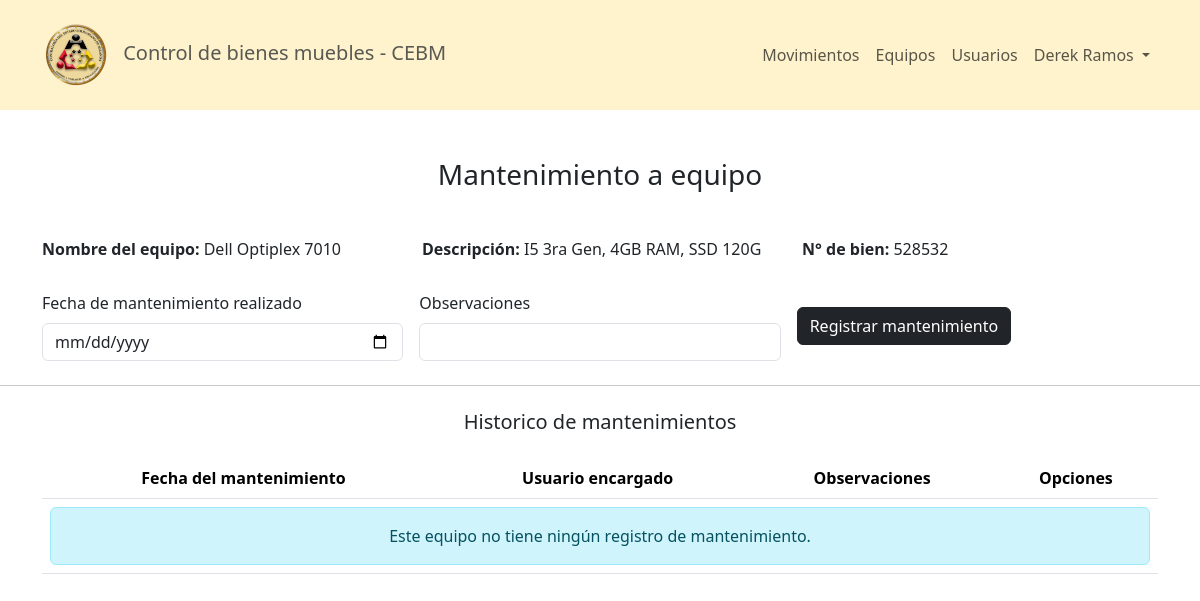
The app's page /pages/mantenimiento.php?equipo=2 (signed in), older data.
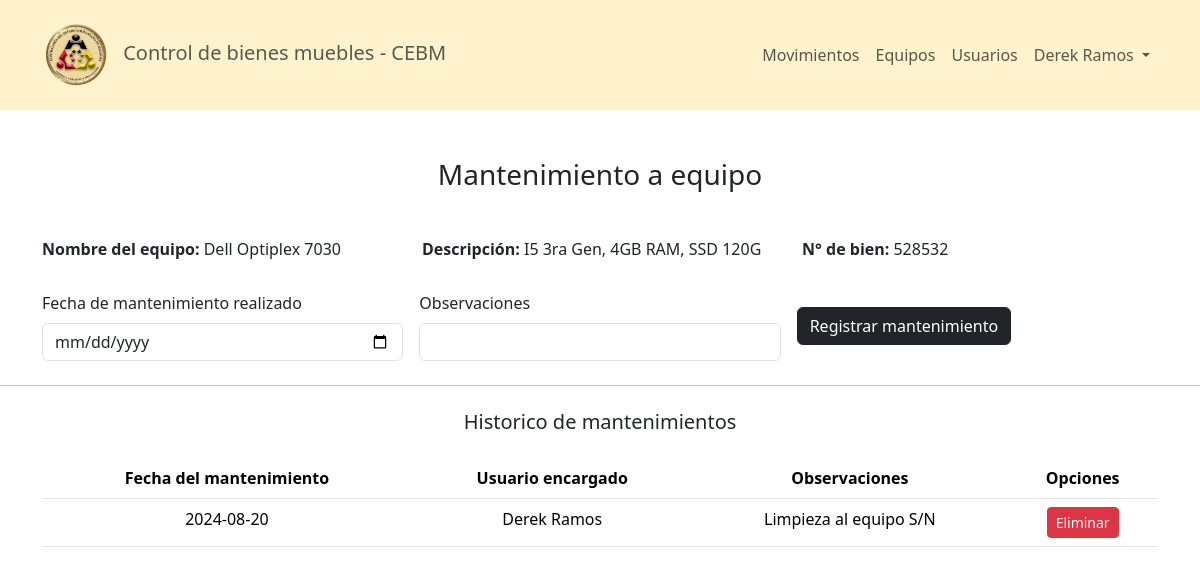
The same page, newer data.
### tables this page shows
CREATE TABLE `equipos` (
  `id` int(11) NOT NULL,
  `equipo` varchar(80) NOT NULL,
  `descripcion` varchar(255) NOT NULL,
  `n_bien` varchar(8) NOT NULL,
  `disponible` tinyint(4) NOT NULL,
  `estatus` int(11) NOT NULL,
  `activo` tinyint(4) NOT NULL
);

CREATE TABLE `mantenimientos` (
  `id` int(11) NOT NULL,
  `equipo` int(11) NOT NULL,
  `fecha_mant` date NOT NULL,
  `usuario` int(11) NOT NULL,
  `observaciones` varchar(255) NOT NULL
);

CREATE TABLE `usuarios` (
  `id` int(11) NOT NULL,
  `nombre` varchar(40) NOT NULL,
  `apellido` varchar(40) NOT NULL,
  `ci` varchar(8) NOT NULL,
  `n_carnet` varchar(7) NOT NULL,
  `departamento` int(11) NOT NULL,
  `rol` tinyint(4) NOT NULL,
  `estatus` tinyint(4) NOT NULL,
  `username` varchar(30) NOT NULL,
  `password` varchar(256) NOT NULL
);

### pages/mantenimiento.php (the view, shortened to what this page needs)
<?php include('../config/Header.php'); ?>
<?php include('../config/NavBar.php'); ?>
<?php
    require('../config/conex.php');
    if(isset($_GET['equipo'])){
        $id_equipo = $_GET['equipo'];
        $stmt = $conn -> prepare("SELECT equipo, descripcion, n_bien FROM equipos WHERE id = ?");
        $stmt -> bind_param("i", $id_equipo);
        $stmt -> execute();
        $resultEquipo = $stmt -> get_result();
        $equipo = $resultEquipo -> fetch_assoc();
    } else {
        header('location: equipos.php');
        exit();
    }
?>
<section class="mt-5">
    <h3 class="text-center">Mantenimiento a equipo</h3>
    <div class="container mt-5">
        <div class="row">
            <div class="col-sm-4">
                <h6><strong>Nombre del equipo: </strong> <?php echo($equipo['equipo'])?></h6>
            </div>
            <div class="col-sm-4">
                <h6><strong>Descripción: </strong> <?php echo($equipo['descripcion'])?></h6>
            </div>
            <div class="col-sm-4">
                <h6><strong>N° de bien: </strong> <?php echo($equipo['n_bien'])?></h6>
            </div>
        </div>
    </div>
    <div class="container mt-4">
        <form action="../services/mantenimiento/registrar_mantenimiento.php" method="POST" class="row g-3 align-items-center mb-4">
            <div class="col">
                <label for="fecha" class="form-label">Fecha de mantenimiento realizado</label>
                <input type="date" name="fecha_mant" class="form-control" id="fecha"required>
            </div>
            <div class="col">
                <label class="form-label" for="observaciones">Observaciones</label>
                <input class="form-control" name="observaciones" id="observaciones">
            </div>
            <div class="col">
                <button type="submit" class="btn btn-dark">Registrar mantenimiento</button>
            </div>
        </form>
    </div>
    <hr>
    <div class="container mt-4">
        <h5 class="text-center">Historico de mantenimientos</h5>
        <table class="table table-hover text-center mt-4">
            <thead>
                <tr>
                    <th scope="col">Fecha del mantenimiento</th>
                    <th scope="col">Usuario encargado</th>
                    <th scope="col">Observaciones</th>
                    <th scope="col">Opciones</th>
                </tr>
            </thead>
            <tbody>
                <?php
                    $result = mysqli_query($conn, "SELECT * FROM mantenimientos WHERE equipo = $id_equipo");
                    if(mysqli_num_rows($result) > 0){
                        while ($mant = mysqli_fetch_array($result)) {
                ?>
                <tr>
                    <td>
                        <?php echo ($mant[2]); ?>
                    </td>
                    <td>
                        <?php
                            $queryUser = "SELECT nombre, apellido FROM usuarios WHERE id = $mant[3]";
                            $resultUser = mysqli_query($conn, $queryUser);
                            $user = mysqli_fetch_array($resultUser);
                            echo ($user[0] . ' ' . $user[1]);
                        ?>
                    </td>
                    <td>
                        <?php echo ($mant[4]); ?>
                    </td>
                    <td>
                    <?php
                        if($_SESSION['rol'] == 1){
                    ?>
                    <small>No hay opciones disponibles</small>
                    <?php
                        } elseif ($_SESSION['rol'] == 0) {
                    ?>
                        <button type="button" class="btn btn-sm btn-danger" onclick="confirmDelete(<?php echo ($mant[0]); ?>)">Eliminar</button>
                    <?php } ?>
                    </td>
                <?php
                    }} else {
                ?>
                <tr>
                    <td colspan="4">
                        <div class="alert alert-info mb-0" role="alert">
                            Este equipo no tiene ningún registro de mantenimiento.
                        </div>
                    </td>
                </tr>
                <?php
                    }
                ?>
            </tbody>
        </table>
    </div>
</section>
<?php
    include('../config/FooterHtml.php');
?>

Row changes from the older to the newer data that the page shows:
changed equipos "I5 3ra Gen, 4GB RAM, SSD 120G": equipo "Dell Optiplex 7010" → "Dell Optiplex 7030"
added mantenimientos: fecha_mant "2024-08-20", usuario.nombre "Derek", usuario.apellido "Ramos", observaciones "Limpieza al equipo S/N"
Text that changed along with them:
text no longer shown: "Este equipo no tiene ningún registro de mantenimiento."
